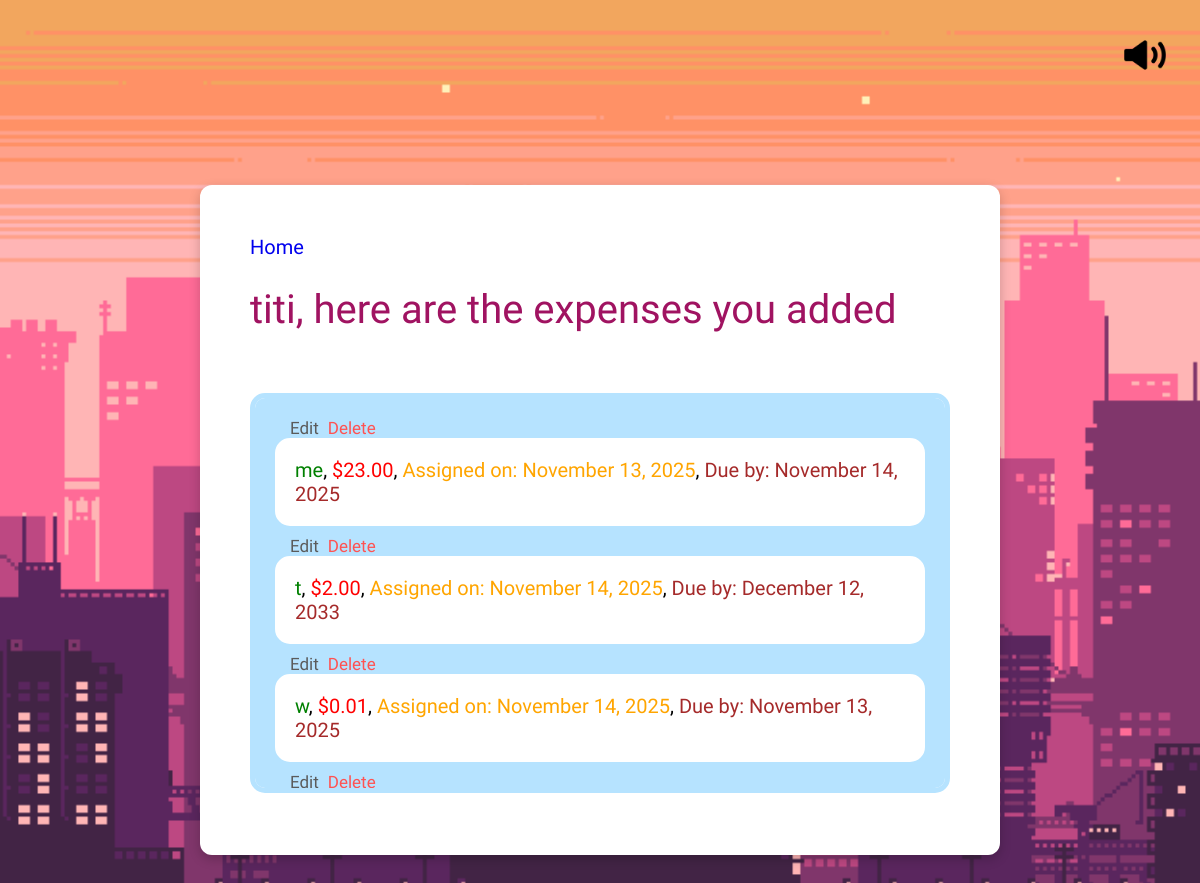
The app's page /my_expenses/2 with its own data.
### app.py (models this page shows, shortened)
class User(db.Model):
    id = db.Column(db.Integer, primary_key= True)
    name = db.Column(db.String(20))
    created_on = db.Column(db.DateTime, default=datetime.now(timezone.utc))
    expenses = db.relationship('Expense', secondary=expense_assignments, backref='assigned_users')

class Expense(db.Model):
    id = db.Column(db.Integer, primary_key= True)
    title = db.Column(db.String(20))
    cost = db.Column(db.Numeric(10, 2), nullable=False)
    assigned_on = db.Column(db.DateTime, default=datetime.now(timezone.utc))
    assigned_by_id = db.Column(db.Integer, db.ForeignKey('user.id'))
    creator = db.relationship('User', backref='created_expenses')
    due_by = db.Column(db.DateTime)
    note = db.Column(db.String(200))
    completed = db.Column(db.Integer, default=0) #1= true/complete, 0=false/incomplete

### app.py (the view)
@app.route("/my_expenses/<int:user_id>")
def my_expenses(user_id:int):
    user = User.query.get_or_404(user_id)
    user_expenses = Expense.query.filter_by(assigned_by_id=user.id).order_by(Expense.assigned_on).all()
    try:
        return render_template("my_expenses.html", user=user, expenses=user_expenses)
    except Exception as e:
        print(f"Error: {e}")
        return f"ERROR: {e}"

### templates/my_expenses.html (shortened to what this page needs)
{% extends"base.html"%}
{% block body %}
    <div class="my_expenses">
        <div class="home">
            <a href="/"> Home </a>
        </div>
        <h1 class="dashboard_welcome">{{user.name}}, here are the expenses you added </h1>
        {% if expenses %}
            <div class="expense_container">
                {%for expense in expenses%}
                    <a id="edit_ex" href="/edit_expense/{{user.id}}/{{expense.id}}">Edit</a>
                    <a id="del_ex" href="/delete_expense/{{user.id}}/{{expense.id}}" onclick="return confirm('Are you sure you want to delete this expense?');">Delete</a>
                    <div class="each_expense">
                        <text style="color:green;">{{expense.title}}</text>,
                        <text style="color:red;">${{expense.cost}}</text>,
                        <text style="color:orange;">Assigned on:
                        {{expense.assigned_on.strftime("%B %d, %Y")}}</text>,
                        <text style="color:brown;">
                        Due by:
                        {{expense.due_by.strftime("%B %d, %Y")}} </text>
                    </div>
                {%endfor%}
            </div>
        {%else%}
            <p class="sub-title"> Looks like you haven't added any expenses yet </p>
            <form action="/add_expense/{{user.id}}" method="GET">
                <input type="submit", value="Add Expense", id="btn_add_expense">
            </form>
        {%endif%}
    </div>
{% endblock %}

### templates/base.html (shortened to what this page needs)
<!DOCTYPE html>
<html lang="en">
<head>
    <link rel="stylesheet" href="{{url_for('static', filename='style.css')}}"/>
    <link rel="stylesheet" href="https://cdn.jsdelivr.net/npm/choices.js/public/assets/styles/choices.min.css"/>
</head>
<body>
    <div class="music-toggle" onclick="toggleYouTube()">
        <img id="musicIcon" src='/static/images/volume.png' alt="toggle music"/>
    </div>
    {% block body %}
    {% endblock %}
</body>
</html>

### static/style.css (style rules this page uses)
body { background-image: url("/static/images/pinkg.gif"); background-size: cover; background-repeat: no-repeat; background-position: center; display: flex; min-height: 100vh; margin: 0; justify-content: center; align-items: center; }
a { text-decoration: none; }
::placeholder { font-family: "Jersey 20", sans-serif; font-size: 18px; }
.home { font-size: 20px; font-family: "Jersey 20", sans-serif; }
.home_content, .dashboard_content, .expense_view, .add_expense_view, .edit_content, .my_expenses { background-color: white; padding: 50px; border-radius: 12px; box-shadow: 0 4px 12px rgba(0, 0, 0, 0.2); width: 80%; margin-top: 0px; height: 570px; max-width: 700px; }
.welcome, .dashboard_welcome, .expense_intro, .add_expense_title, .edit_title { font-size: 40px; font-family: "Jersey 20", sans-serif; font-weight: 350; color: rgb(160, 19, 97); }
.each_expense { font-size: 20px; padding: 15px; border-radius: 15px; border: 15px solid #ffffff; border-width: 5px; margin-bottom: 10px; font-family: "Jersey 20", sans-serif; background-color: white; }
.expense_container { margin-top: 60px; height: auto; min-width: auto; max-height: 350px; min-height: 250px; padding: 20px; overflow-x: auto; scrollbar-width: none; border-radius: 15px; border: 15px solid #b6e3ff; border-width: 5px; background-color: #b6e3ff; }
#edit_ex { color: #5b5b5b; font-family: "Jersey 20", sans-serif; margin-left: 15px; font-size: 17px; }
#del_ex { color: rgb(255, 82, 82); margin-left: 5px; font-family: "Jersey 20", sans-serif; font-size: 17px; }
.music-toggle { position: fixed; top: 20px; right: 20px; width: 50px; height: 50px; cursor: pointer; z-index: 1001; border-radius: 50%; padding: 10px; transition: 0.3s ease; }
.music-toggle img { width: 100%; height: 100%; -o-object-fit: contain; object-fit: contain; }

### records on screen
User: name "titi"
Expense: title "me", cost "23.00", assigned_on "November 13, 2025", due_by "November 14, 2025"
Expense: title "t", cost "2.00", assigned_on "November 14, 2025", due_by "December 12, 2033"
Expense: title "w", cost "0.01", assigned_on "November 14, 2025", due_by "November 13, 2025"
